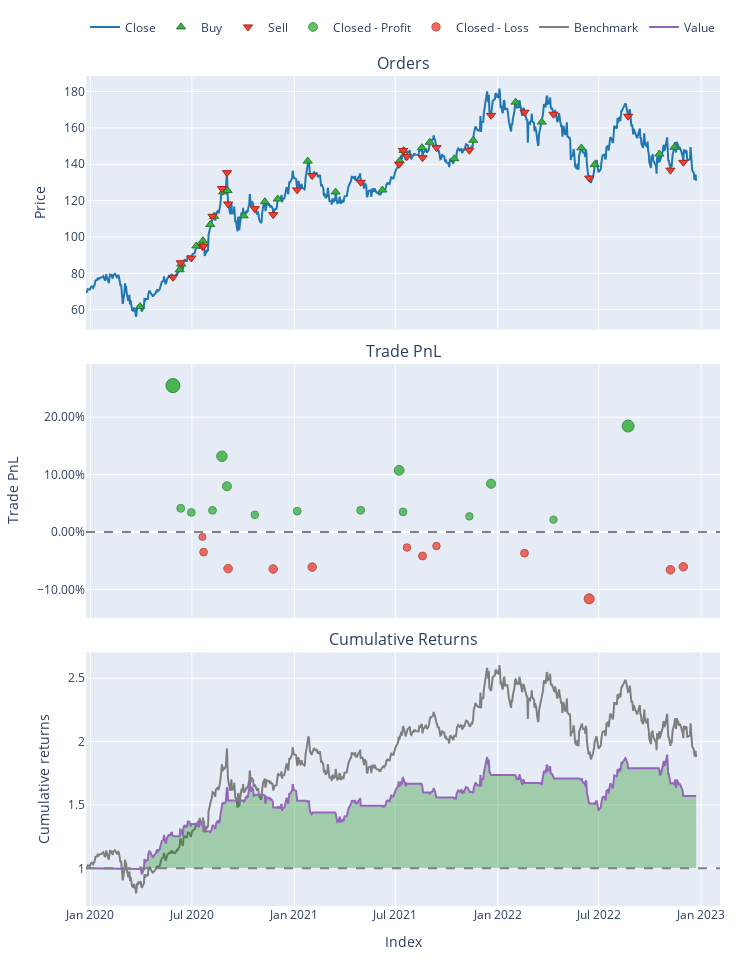

The notebook cell this image was saved under:
### Code cell
port_buydip_sellhigh.plot().show()

### Figure 1 — Plotly figure (JSON) as saved in the notebook; plotly's stock layout.template omitted (floating-point values rounded to 4 significant figures; data arrays with more than 128 entries replaced by an {"elided": "..."} marker saying what was removed)
{"data": [{"legendgroup": "0", "line": {"color": "#1f77b4"}, "name": "Close", "showlegend": true, "type": "scatter", "uid": "aeee697a-6e71-4394-932d-d9bfe86ef4f4", "x": {"elided": "757 str values"}, "xaxis": "x", "y": {"elided": "757 float values"}, "yaxis": "y"}, {"customdata": [[0, 1616.0, 249.4], [2, 1526.0, 312.8], [4, 1531.0, 325.7], [6, 1418.0, 336.8], [8, 1365.0, 334.0], [10, 1207.0, 322.4], [12, 1202.0, 334.5], [14, 1214.0, 378.6], [16, 1303.0, 408.7], [18, 1372.0, 382.8], [20, 1321.0, 394.3], [22, 1221.0, 369.0], [24, 1079.0, 382.4], [26, 1152.0, 359.2], [28, 1185.0, 372.8], [30, 1164.0, 412.8], [32, 1158.0, 427.3], [34, 1116.0, 415.8], [36, 1048.0, 398.6], [38, 1087.0, 388.9], [40, 1043.0, 399.5], [42, 994.6, 433.1], [44, 1023.0, 417.2], [46, 1144.0, 426.2], [48, 1078.0, 376.8], [50, 1226.0, 446.2], [52, 1117.0, 417.0]], "hovertemplate": "Order Id: %{customdata[0]}<br>Timestamp: %{x}<br>Price: %{y}<br>Size: %{customdata[1]:.6f}<br>Fees: %{customdata[2]:.6f}", "legendgroup": "1", "marker": {"color": "#37B13F", "line": {"color": "rgb(38,123,44)", "width": 1}, "size": 8, "symbol": "triangle-up"}, "mode": "markers", "name": "Buy", "type": "scatter", "uid": "76afc4e8-6d82-47e6-a7b3-dbad942b17ae", "x": ["2020-03-30T00:00:00-04:00", "2020-06-09T00:00:00-04:00", "2020-06-12T00:00:00-04:00", "2020-07-09T00:00:00-04:00", "2020-07-21T00:00:00-04:00", "2020-08-03T00:00:00-04:00", "2020-08-10T00:00:00-04:00", "2020-08-26T00:00:00-04:00", "2020-09-03T00:00:00-04:00", "2020-10-02T00:00:00-04:00", "2020-11-09T00:00:00-05:00", "2020-12-02T00:00:00-05:00", "2021-01-25T00:00:00-05:00", "2021-03-16T00:00:00-04:00", "2021-06-08T00:00:00-04:00", "2021-07-09T00:00:00-04:00", "2021-07-16T00:00:00-04:00", "2021-08-18T00:00:00-04:00", "2021-09-01T00:00:00-04:00", "2021-10-15T00:00:00-04:00", "2021-11-18T00:00:00-05:00", "2022-02-02T00:00:00-05:00", "2022-03-21T00:00:00-04:00", "2022-05-31T00:00:00-04:00", "2022-06-24T00:00:00-04:00", "2022-10-18T00:00:00-04:00", "2022-11-14T00:00:00-05:00"], "xaxis": "x", "y": [61.71, 81.97, 85.07, 95.02, 97.9, 106.8, 111.4, 124.8, 125.5, 111.6, 119.4, 120.9, 141.7, 124.7, 125.8, 141.9, 147.5, 149.1, 152.1, 143.1, 153.2, 174.2, 163.2, 149.0, 139.8, 145.6, 149.3], "yaxis": "y"}, {"customdata": [[1, 1616.0, 314.3], [3, 1526.0, 327.3], [5, 1531.0, 338.5], [7, 1418.0, 335.6], [9, 1365.0, 324.0], [11, 1207.0, 336.2], [13, 1202.0, 380.4], [15, 1214.0, 410.7], [17, 1303.0, 384.7], [19, 1372.0, 396.3], [21, 1321.0, 370.9], [23, 1221.0, 384.3], [25, 1079.0, 361.0], [27, 1152.0, 374.7], [29, 1185.0, 414.9], [31, 1164.0, 429.4], [33, 1158.0, 417.9], [35, 1116.0, 400.6], [37, 1048.0, 390.9], [39, 1087.0, 401.6], [41, 1043.0, 435.2], [43, 994.6, 419.3], [45, 1023.0, 428.3], [47, 1144.0, 378.7], [49, 1078.0, 448.4], [51, 1226.0, 419.1], [53, 1117.0, 393.8]], "hovertemplate": "Order Id: %{customdata[0]}<br>Timestamp: %{x}<br>Price: %{y}<br>Size: %{customdata[1]:.6f}<br>Fees: %{customdata[2]:.6f}", "legendgroup": "2", "marker": {"color": "#EA4335", "line": {"color": "rgb(181,31,18)", "width": 1}, "size": 8, "symbol": "triangle-down"}, "mode": "markers", "name": "Sell", "type": "scatter", "uid": "c073fb73-6b97-4b5c-b54b-b8c99d90b213", "x": ["2020-05-28T00:00:00-04:00", "2020-06-11T00:00:00-04:00", "2020-06-30T00:00:00-04:00", "2020-07-20T00:00:00-04:00", "2020-07-22T00:00:00-04:00", "2020-08-07T00:00:00-04:00", "2020-08-24T00:00:00-04:00", "2020-09-02T00:00:00-04:00", "2020-09-04T00:00:00-04:00", "2020-10-22T00:00:00-04:00", "2020-11-24T00:00:00-05:00", "2021-01-06T00:00:00-05:00", "2021-02-02T00:00:00-05:00", "2021-04-30T00:00:00-04:00", "2021-07-08T00:00:00-04:00", "2021-07-15T00:00:00-04:00", "2021-07-22T00:00:00-04:00", "2021-08-19T00:00:00-04:00", "2021-09-13T00:00:00-04:00", "2021-11-11T00:00:00-05:00", "2021-12-20T00:00:00-05:00", "2022-02-18T00:00:00-05:00", "2022-04-11T00:00:00-04:00", "2022-06-14T00:00:00-04:00", "2022-08-23T00:00:00-04:00", "2022-11-07T00:00:00-05:00", "2022-11-30T00:00:00-05:00"], "xaxis": "x", "y": [77.78, 85.77, 88.42, 94.7, 94.97, 111.4, 126.6, 135.4, 118.1, 115.6, 112.3, 125.9, 133.8, 130.1, 140.0, 147.6, 144.3, 143.6, 149.2, 147.7, 166.9, 168.6, 167.5, 132.4, 166.4, 136.8, 141.0], "yaxis": "y"}, {"customdata": [[0, 0, 25420.0, 0.2548], [1, 1, 5171.0, 0.04133], [2, 2, 4461.0, 0.03425], [5, 5, 4875.0, 0.03781], [6, 6, 17650.0, 0.1319], [7, 7, 12080.0, 0.07978], [9, 9, 4611.0, 0.03012], [11, 11, 5371.0, 0.03639], [13, 13, 5464.0, 0.03803], [14, 14, 16030.0, 0.1075], [15, 15, 5804.0, 0.03515], [19, 19, 4256.0, 0.02736], [20, 20, 13440.0, 0.08411], [22, 22, 3603.0, 0.02159], [24, 24, 27810.0, 0.1845]], "hovertemplate": "Exit Trade Id: %{customdata[0]}<br>Position Id: %{customdata[1]}<br>Exit Timestamp: %{x}<br>PnL: %{customdata[2]:.6f}<br>Return: %{customdata[3]:.2%}", "legendgroup": "3", "marker": {"color": "#37B13F", "line": {"color": "rgb(38,123,44)", "width": 1}, "opacity": [0.9, 0.7701, 0.7657, 0.7679, 0.8252, 0.7935, 0.7632, 0.7671, 0.7681, 0.8103, 0.7663, 0.7616, 0.7961, 0.758, 0.8572], "size": [14, 7.936, 7.735, 7.836, 10.51, 9.028, 7.618, 7.796, 7.842, 9.815, 7.761, 7.539, 9.151, 7.375, 12.0], "symbol": "circle"}, "mode": "markers", "name": "Closed - Profit", "type": "scatter", "uid": "98bbf62a-53cf-4ad3-8b3f-4d12a68f064a", "x": ["2020-05-28T00:00:00-04:00", "2020-06-11T00:00:00-04:00", "2020-06-30T00:00:00-04:00", "2020-08-07T00:00:00-04:00", "2020-08-24T00:00:00-04:00", "2020-09-02T00:00:00-04:00", "2020-10-22T00:00:00-04:00", "2021-01-06T00:00:00-05:00", "2021-04-30T00:00:00-04:00", "2021-07-08T00:00:00-04:00", "2021-07-15T00:00:00-04:00", "2021-11-11T00:00:00-05:00", "2021-12-20T00:00:00-05:00", "2022-04-11T00:00:00-04:00", "2022-08-23T00:00:00-04:00"], "xaxis": "x2", "y": [0.2548, 0.04133, 0.03425, 0.03781, 0.1319, 0.07978, 0.03012, 0.03639, 0.03803, 0.1075, 0.03515, 0.02736, 0.08411, 0.02159, 0.1845], "yaxis": "y2"}, {"customdata": [[3, 3, -1128.0, -0.008377], [4, 4, -4648.0, -0.0348], [8, 8, -10380.0, -0.06347], [10, 10, -10130.0, -0.06426], [12, 12, -9315.0, -0.0609], [16, 16, -4584.0, -0.02682], [17, 17, -6916.0, -0.04158], [18, 18, -3868.0, -0.02426], [21, 21, -6366.0, -0.03675], [23, 23, -19790.0, -0.1161], [25, 25, -11710.0, -0.06559], [26, 26, -10080.0, -0.06041]], "hovertemplate": "Exit Trade Id: %{customdata[0]}<br>Position Id: %{customdata[1]}<br>Exit Timestamp: %{x}<br>PnL: %{customdata[2]:.6f}<br>Return: %{customdata[3]:.2%}", "legendgroup": "4", "marker": {"color": "#EA4335", "line": {"color": "rgb(181,31,18)", "width": 1}, "opacity": [0.75, 0.7661, 0.7835, 0.784, 0.782, 0.7612, 0.7702, 0.7597, 0.7673, 0.8156, 0.7848, 0.7817], "size": [7, 7.75, 8.565, 8.587, 8.492, 7.524, 7.943, 7.451, 7.806, 10.06, 8.625, 8.478], "symbol": "circle"}, "mode": "markers", "name": "Closed - Loss", "type": "scatter", "uid": "c6ea5746-cb69-440b-9082-67a899ea4be8", "x": ["2020-07-20T00:00:00-04:00", "2020-07-22T00:00:00-04:00", "2020-09-04T00:00:00-04:00", "2020-11-24T00:00:00-05:00", "2021-02-02T00:00:00-05:00", "2021-07-22T00:00:00-04:00", "2021-08-19T00:00:00-04:00", "2021-09-13T00:00:00-04:00", "2022-02-18T00:00:00-05:00", "2022-06-14T00:00:00-04:00", "2022-11-07T00:00:00-05:00", "2022-11-30T00:00:00-05:00"], "xaxis": "x2", "y": [-0.008377, -0.0348, -0.06347, -0.06426, -0.0609, -0.02682, -0.04158, -0.02426, -0.03675, -0.1161, -0.06559, -0.06041], "yaxis": "y2"}, {"legendgroup": "5", "line": {"color": "#7f7f7f"}, "name": "Benchmark", "showlegend": true, "type": "scatter", "uid": "dc77aa5f-111e-42db-8067-9e952d75602d", "x": {"elided": "757 str values"}, "xaxis": "x3", "y": {"elided": "757 float values"}, "yaxis": "y3"}, {"hoverinfo": "skip", "legendgroup": "6", "line": {"color": "rgba(0, 0, 0, 0)", "width": 0}, "opacity": 0, "showlegend": false, "type": "scatter", "uid": "848fcf80-dcc9-4332-953f-ba4bb3eadaa8", "x": {"elided": "757 str values"}, "xaxis": "x3", "y": {"elided": "757 int values"}, "yaxis": "y3"}, {"connectgaps": false, "fill": "tonexty", "fillcolor": "rgba(0, 128, 0, 0.3)", "hoverinfo": "skip", "legendgroup": "6", "line": {"color": "rgba(0, 0, 0, 0)", "width": 0}, "opacity": 0, "showlegend": false, "type": "scatter", "uid": "893b92de-7efc-48f5-b17d-236fa45a1611", "x": {"elided": "757 str values"}, "xaxis": "x3", "y": {"elided": "757 float values"}, "yaxis": "y3"}, {"hoverinfo": "skip", "legendgroup": "6", "line": {"color": "rgba(0, 0, 0, 0)", "width": 0}, "opacity": 0, "showlegend": false, "type": "scatter", "uid": "e98b83ce-fb7e-461b-8b58-e7a33cd032e3", "x": {"elided": "757 str values"}, "xaxis": "x3", "y": {"elided": "757 int values"}, "yaxis": "y3"}, {"connectgaps": false, "fill": "tonexty", "fillcolor": "rgba(255, 0, 0, 0.3)", "hoverinfo": "skip", "legendgroup": "6", "line": {"color": "rgba(0, 0, 0, 0)", "width": 0}, "opacity": 0, "showlegend": false, "type": "scatter", "uid": "9ab0d844-7c7b-4399-8878-bb3fb961bffe", "x": {"elided": "757 str values"}, "xaxis": "x3", "y": {"elided": "757 float values"}, "yaxis": "y3"}, {"legendgroup": "7", "line": {"color": "#9467bd"}, "name": "Value", "showlegend": true, "type": "scatter", "uid": "688a773c-78f2-4843-953e-1261828960b2", "x": {"elided": "757 str values"}, "xaxis": "x3", "y": {"elided": "757 float values"}, "yaxis": "y3"}, {"hoverinfo": "skip", "legendgroup": "6", "line": {"color": "rgba(0, 0, 0, 0)", "width": 0}, "opacity": 0, "showlegend": false, "type": "scatter", "uid": "59d1be84-2776-4462-b803-5c3d82582e99", "x": {"elided": "757 str values"}, "xaxis": "x3", "y": {"elided": "757 int values"}, "yaxis": "y3"}], "layout": {"annotations": [{"font": {"size": 16}, "showarrow": false, "text": "Orders", "x": 0.5, "xanchor": "center", "xref": "paper", "y": 1, "yanchor": "bottom", "yref": "paper"}, {"font": {"size": 16}, "showarrow": false, "text": "Trade PnL", "x": 0.5, "xanchor": "center", "xref": "paper", "y": 0.6528, "yanchor": "bottom", "yref": "paper"}, {"font": {"size": 16}, "showarrow": false, "text": "Cumulative Returns", "x": 0.5, "xanchor": "center", "xref": "paper", "y": 0.3056, "yanchor": "bottom", "yref": "paper"}], "height": 960, "legend": {"orientation": "h", "traceorder": "normal", "x": 1, "xanchor": "right", "y": 1.042, "yanchor": "bottom"}, "margin": {"b": 30, "l": 30, "r": 30, "t": 30}, "shapes": [{"line": {"color": "gray", "dash": "dash"}, "type": "line", "x0": 0, "x1": 1, "xref": "paper", "y0": 0, "y1": 0, "yref": "y2"}, {"line": {"color": "gray", "dash": "dash"}, "type": "line", "x0": 0, "x1": 1, "xref": "paper", "y0": 1, "y1": 1, "yref": "y3"}], "showlegend": true, "width": 750, "xaxis": {"anchor": "y", "domain": [0, 1], "matches": "x3", "showticklabels": false}, "xaxis2": {"anchor": "y2", "domain": [0, 1], "matches": "x3", "showticklabels": false}, "xaxis3": {"anchor": "y3", "domain": [0, 1], "title": {"text": "Index"}}, "yaxis": {"anchor": "x", "domain": [0.6944, 1], "title": {"text": "Price"}}, "yaxis2": {"anchor": "x2", "domain": [0.3472, 0.6528], "tickformat": ".2%", "title": {"text": "Trade PnL"}}, "yaxis3": {"anchor": "x3", "domain": [0, 0.3056], "title": {"text": "Cumulative returns"}}}}
